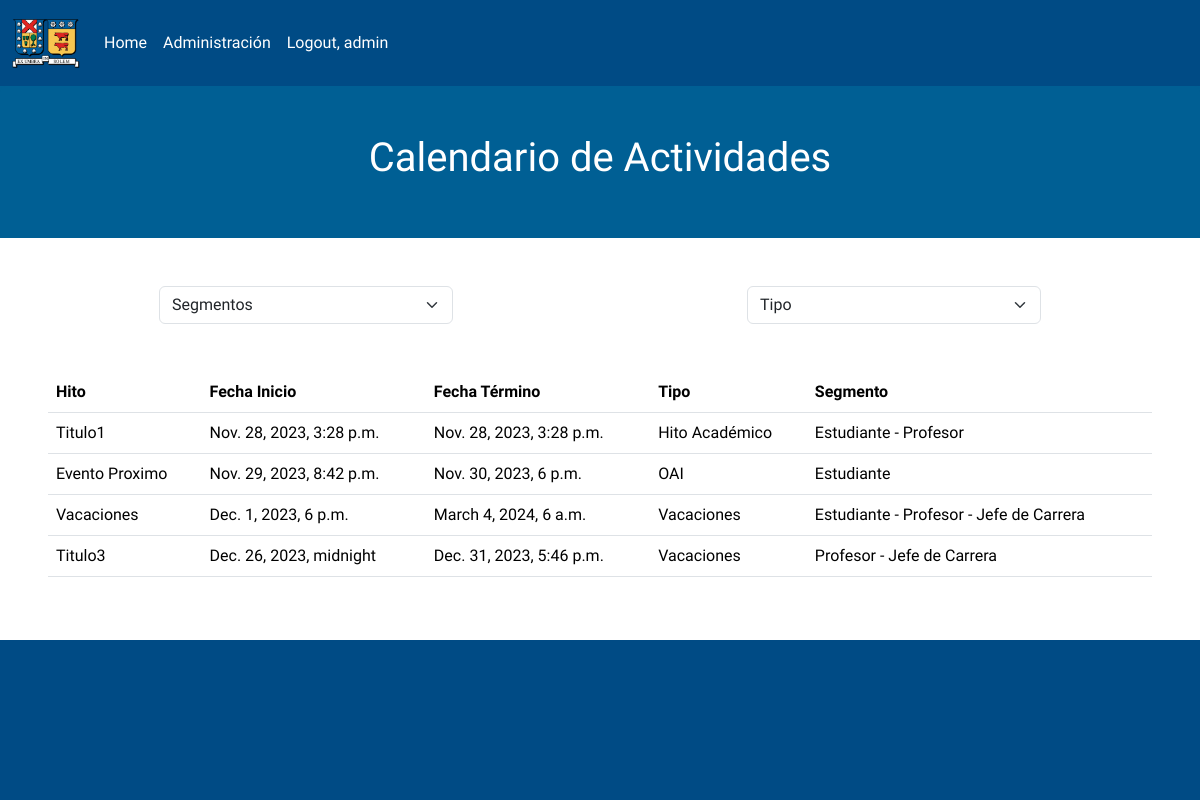
The app's page / (signed in) with its own data.
### core/models.py (models this page shows, shortened)
class TipoUsuario(AbstractUser):
    tipo_cuenta = models.ForeignKey(Segmento, on_delete=models.CASCADE, null=True)

class Evento(models.Model):
    TIPO_CHOICES = [
        ("VA","Vacaciones"),
        ("FE","Feriado"),
        ("SS", "Suspensión de actividades"),
        ("SP", "Suspensión de actividades PM"),
        ("PL", "Periodo Lectivo"),
        ("SE", "Suspensión de evaluaciones"),
        ("CE", "Ceremonia"),
        ("ED", "EDDA"),
        ("EV", "Evaluación"),
        ("AY", "Ayudantías"),
        ("HA", "Hito Académico"),
        ("SA", "Secretaría Académica"),
        ("OA", "OAI"),
    ]
    id = models.BigAutoField(primary_key=True)
    fechaInicio = models.DateTimeField(auto_now_add=False)
    fechaTermino = models.DateTimeField(auto_now_add=False)
    titulo = models.CharField(max_length=55)
    descripcion = models.CharField(max_length=100)
    tipo = models.CharField(max_length=2, choices=TIPO_CHOICES)
    segmento = models.ManyToManyField(Segmento)

class Segmento(models.Model):
    id = models.BigAutoField(primary_key=True)
    nombre = models.CharField(max_length=50)

### core/views.py (the view, shortened to what this page needs)
# urls.py: 2. Add a URL to urlpatterns:  path('', views.home, name='home')
def home(request):
    title = "Home"
    segmentos = Segmento.objects.all()
    segmento_seleccionado = request.GET.get("segmento")
    tipos = Evento.TIPO_CHOICES
    tipo_seleccionado = request.GET.get("tipo")
    segmento_usuario = None
    username = 'Anónimo'
    eventos_segmento = None
    fecha_usuario = timezone.now()
    segmento_dev = None
    if request.user.is_authenticated:
        if (str(request.user.tipo_cuenta)== 'Developer'):
            segmento_dev = request.user.tipo_cuenta
        username = request.user.username
        if (str(request.user.tipo_cuenta)== 'Jefe de Carrera' or str(request.user.tipo_cuenta) == 'Profesor'):
            segmento_usuario = request.user.tipo_cuenta
            eventos_segmento = Evento.objects.filter(segmento=segmento_usuario, fechaInicio__gte=timezone.now()).order_by('fechaInicio')[:3]
    if (segmento_seleccionado == 'Todos' or segmento_seleccionado is None) and (tipo_seleccionado == 'Todos' or tipo_seleccionado is None):
        eventos = Evento.objects.filter(fechaInicio__gte=timezone.now()).order_by('fechaInicio')
    data = {
        "title": title,
        "eventos": eventos,
        "segmentos" :segmentos,
        "tipos": tipos,
        "segmento_seleccionado": segmento_seleccionado,
        "tipo_seleccionado": tipo_seleccionado,
        "segmento_usuario": segmento_usuario,
        "username": username,
        "eventos_segmento": eventos_segmento,
        "fecha_usuario": fecha_usuario,
        'segmento_dev': segmento_dev
    }
    return render(request, 'core/home.html', data)

### core/templates/core/home.html (shortened to what this page needs)
{% extends 'core/base.html' %}
{% block content %}
{% load static %}
{% include 'core/calendario.html' %}
<div class="row my-5">
    <form method="GET" action="{% url 'home' %}" class="d-md-flex justify-content-around">
      <div class="col-md-3 col">
        <select class="form-select" name="segmento" onchange="this.form.submit()">
          <option value="Todos"
                  >
                Segmentos
          </option>
        </select>
      </div>
      <div class="col-md-3 col">
        <select class="form-select" name="tipo" onchange="this.form.submit()">
          <option value="Todos"
                    >
                  Tipo
            </option>
        </select>
      </div>
    </form>
</div>
<div class="row my-5 px-5" id="tabla">
  <table class="table">
    <thead>
      <tr>
        <th scope="col">Hito</th>
        <th scope="col">Fecha Inicio</th>
        <th scope="col">Fecha Término</th>
        <th scope="col">Tipo</th>
        <th scope="col">Segmento</th>
      </tr>
    </thead>
    <tbody>
      {% for evento in eventos %}
        <tr>
          {% if evento.fechaInicio|date:"Y" == fecha_usuario|date:"Y" %}
            <td>{{ evento.titulo }}</td>
            <td>{{ evento.fechaInicio }}</td>
            <td>{{ evento.fechaTermino}}</td>
            <td>{{ evento.get_tipo_display }}</td>
            <td>
              {% for segmento in evento.segmento.all %}
                {{ segmento.nombre }}
                {% if not forloop.last %}-{% endif %}
              {% endfor %}
            </td>
          {% endif %}
        </tr>
      {% endfor %}
    </tbody>
  </table>
</div>
{% endblock %}

### core/templates/core/base.html (shortened to what this page needs)
{% load static %}
<!doctype html>
<html lang="en">
  <head>
    <link href="https://cdn.jsdelivr.net/npm/bootstrap@5.3.2/dist/css/bootstrap.min.css" rel="stylesheet">
    <link href='https://cdn.jsdelivr.net/npm/bootstrap-icons@1.8.1/font/bootstrap-icons.css' rel='stylesheet'>
    <link rel="stylesheet" href="{% static 'core/css/styles.css' %}">
  </head>
  <body>
    <div class="container-fluid">
      <div class="row">
        <nav class="navbar navbar-expand-lg" style="background: #004B85;">
            <div class="container-fluid">
              <a class="navbar-brand" href="{% url 'home' %}">
                <img src="{% static 'core/img/Logo_UTFSM.png' %}" class="img-fluid" style="max-height: 60px;" alt="">
              </a>
              <div class="collapse navbar-collapse" id="navbarNavAltMarkup">
                <div class="navbar-nav">
                  <a class="nav-link text-white" aria-current="page" href="{% url 'home' %}">Home</a>
                  {% if user.is_authenticated %}
                    {% if user.is_superuser %}
                      <a class="nav-link text-white" href="{% url 'admin:index' %}" target="_blank">Administración</a>
                    {% elif segmento_dev != None %}
                      <a class="nav-link text-white" href="/rest/evento/" target="_blank">Gestión Eventos</a>
                    {% endif %}
                    <a class="nav-link text-white" href="logout">Logout, {{username}}</a>
                  {% else %}
                    <a class="nav-link text-white" href="{% url 'login' %}">Login</a>
                  {% endif %}
                </div>
              </div>
            </div>
          </nav>
      </div>
        {% block content %}
        {% endblock %}
    </div>
    <footer style="height: 20vh; width: 100%; background: #004B85;">
    </footer>
  </body>
</html>

### core/static/core/css/styles.css (style rules this page uses)
body { font-family: 'Montserrat', sans-serif; font-family: 'Raleway', sans-serif; font-family: 'Roboto Condensed', sans-serif; font-family: 'Staatliches', sans-serif; }

### records on screen
TipoUsuario: username "admin"
Evento: titulo "Titulo1", fechaInicio "Nov. 28, 2023, 3:28 p.m.", fechaTermino "Nov. 28, 2023, 3:28 p.m.", tipo "Hito Académico"
Segmento: nombre "Estudiante"
Segmento: nombre "Profesor"
Evento: titulo "Evento Proximo", fechaInicio "Nov. 29, 2023, 8:42 p.m.", fechaTermino "Nov. 30, 2023, 6 p.m.", tipo "OAI"
Evento: titulo "Vacaciones", fechaInicio "Dec. 1, 2023, 6 p.m.", fechaTermino "March 4, 2024, 6 a.m.", tipo "Vacaciones"
Segmento: nombre "Jefe de Carrera"
Evento: titulo "Titulo3", fechaInicio "Dec. 26, 2023, midnight", fechaTermino "Dec. 31, 2023, 5:46 p.m.", tipo "Vacaciones"
